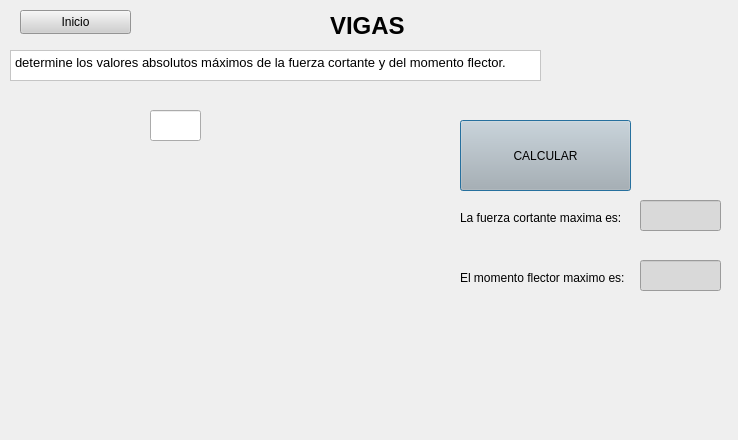
<?xml version="1.0" encoding="UTF-8"?>
<ui version="4.0">
 <class>vigas</class>
 <widget class="QDialog" name="vigas">
  <property name="geometry">
   <rect>
    <x>0</x>
    <y>0</y>
    <width>738</width>
    <height>440</height>
   </rect>
  </property>
  <property name="windowTitle">
   <string>Dialog</string>
  </property>
  <widget class="QPushButton" name="pushButton">
   <property name="geometry">
    <rect>
     <x>460</x>
     <y>120</y>
     <width>171</width>
     <height>71</height>
    </rect>
   </property>
   <property name="styleSheet">
    <string notr="true">background-color: rgb(181, 181, 181);</string>
   </property>
   <property name="text">
    <string>CALCULAR</string>
   </property>
  </widget>
  <widget class="QTextEdit" name="textEdit">
   <property name="geometry">
    <rect>
     <x>10</x>
     <y>50</y>
     <width>531</width>
     <height>31</height>
    </rect>
   </property>
   <property name="styleSheet">
    <string notr="true">background-color: rgb(255, 255, 255);</string>
   </property>
   <property name="html">
    <string>&lt;!DOCTYPE HTML PUBLIC &quot;-//W3C//DTD HTML 4.0//EN&quot; &quot;http://www.w3.org/TR/REC-html40/strict.dtd&quot;&gt;
&lt;html&gt;&lt;head&gt;&lt;meta name=&quot;qrichtext&quot; content=&quot;1&quot; /&gt;&lt;meta charset=&quot;utf-8&quot; /&gt;&lt;style type=&quot;text/css&quot;&gt;
p, li { white-space: pre-wrap; }
hr { height: 1px; border-width: 0; }
li.unchecked::marker { content: &quot;\2610&quot;; }
li.checked::marker { content: &quot;\2612&quot;; }
&lt;/style&gt;&lt;/head&gt;&lt;body style=&quot; font-family:'Segoe UI'; font-size:9pt; font-weight:400; font-style:normal;&quot;&gt;
&lt;p style=&quot; margin-top:0px; margin-bottom:0px; margin-left:0px; margin-right:0px; -qt-block-indent:0; text-indent:0px;&quot;&gt;&lt;span style=&quot; font-size:10pt;&quot;&gt;determine los valores absolutos máximos de la fuerza cortante y del momento flector.&lt;/span&gt;&lt;/p&gt;&lt;/body&gt;&lt;/html&gt;</string>
   </property>
  </widget>
  <widget class="QLabel" name="label">
   <property name="geometry">
    <rect>
     <x>330</x>
     <y>10</y>
     <width>181</width>
     <height>31</height>
    </rect>
   </property>
   <property name="font">
    <font>
     <pointsize>18</pointsize>
     <bold>true</bold>
    </font>
   </property>
   <property name="text">
    <string>VIGAS</string>
   </property>
  </widget>
  <widget class="QPushButton" name="inicio">
   <property name="geometry">
    <rect>
     <x>20</x>
     <y>10</y>
     <width>111</width>
     <height>24</height>
    </rect>
   </property>
   <property name="styleSheet">
    <string notr="true">background-color: rgb(207, 207, 207);</string>
   </property>
   <property name="text">
    <string>Inicio</string>
   </property>
  </widget>
  <widget class="QLineEdit" name="f1">
   <property name="geometry">
    <rect>
     <x>150</x>
     <y>110</y>
     <width>51</width>
     <height>31</height>
    </rect>
   </property>
   <property name="styleSheet">
    <string notr="true">color: rgb(0, 0, 0);</string>
   </property>
   <property name="alignment">
    <set>Qt::AlignmentFlag::AlignRight|Qt::AlignmentFlag::AlignTrailing|Qt::AlignmentFlag::AlignVCenter</set>
   </property>
   <property name="readOnly">
    <bool>false</bool>
   </property>
  </widget>
  <widget class="QLineEdit" name="RESULTANTE">
   <property name="geometry">
    <rect>
     <x>640</x>
     <y>200</y>
     <width>81</width>
     <height>31</height>
    </rect>
   </property>
   <property name="styleSheet">
    <string notr="true">background-color: rgb(217, 217, 217);</string>
   </property>
   <property name="alignment">
    <set>Qt::AlignmentFlag::AlignCenter</set>
   </property>
   <property name="readOnly">
    <bool>true</bool>
   </property>
  </widget>
  <widget class="QLabel" name="label_6">
   <property name="geometry">
    <rect>
     <x>650</x>
     <y>10</y>
     <width>71</width>
     <height>61</height>
    </rect>
   </property>
   <property name="text">
    <string/>
   </property>
   <property name="pixmap">
    <pixmap resource="uni.qrc">:/new/prefix1/otros/logo_uni.jpeg</pixmap>
   </property>
   <property name="scaledContents">
    <bool>true</bool>
   </property>
  </widget>
  <widget class="QLabel" name="label_2">
   <property name="geometry">
    <rect>
     <x>20</x>
     <y>110</y>
     <width>421</width>
     <height>301</height>
    </rect>
   </property>
   <property name="text">
    <string/>
   </property>
   <property name="pixmap">
    <pixmap resource="img_salve.qrc">:/segundaParteIng/vigas.png</pixmap>
   </property>
   <property name="scaledContents">
    <bool>true</bool>
   </property>
  </widget>
  <widget class="QLineEdit" name="RESULTANTE2">
   <property name="geometry">
    <rect>
     <x>640</x>
     <y>260</y>
     <width>81</width>
     <height>31</height>
    </rect>
   </property>
   <property name="styleSheet">
    <string notr="true">background-color: rgb(217, 217, 217);</string>
   </property>
   <property name="alignment">
    <set>Qt::AlignmentFlag::AlignCenter</set>
   </property>
   <property name="readOnly">
    <bool>true</bool>
   </property>
  </widget>
  <widget class="QLabel" name="label_3">
   <property name="geometry">
    <rect>
     <x>460</x>
     <y>210</y>
     <width>171</width>
     <height>16</height>
    </rect>
   </property>
   <property name="text">
    <string>La fuerza cortante maxima es:</string>
   </property>
  </widget>
  <widget class="QLabel" name="label_4">
   <property name="geometry">
    <rect>
     <x>460</x>
     <y>270</y>
     <width>171</width>
     <height>16</height>
    </rect>
   </property>
   <property name="text">
    <string>El momento flector maximo es:</string>
   </property>
  </widget>
  <zorder>pushButton</zorder>
  <zorder>textEdit</zorder>
  <zorder>label</zorder>
  <zorder>inicio</zorder>
  <zorder>RESULTANTE</zorder>
  <zorder>label_6</zorder>
  <zorder>label_2</zorder>
  <zorder>RESULTANTE2</zorder>
  <zorder>label_3</zorder>
  <zorder>label_4</zorder>
  <zorder>f1</zorder>
 </widget>
 <resources>
  <include location="uni.qrc"/>
  <include location="img_salve.qrc"/>
 </resources>
 <connections/>
</ui>
